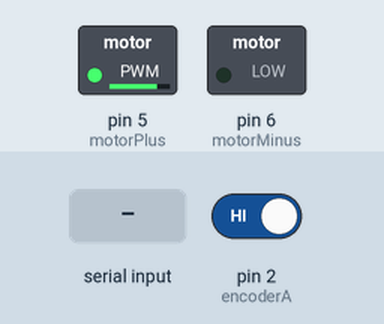
A sketch run on a simulated Arduino Uno, built with avr-gcc and run on an emulated ATmega328P. Shown: switched loads named in the sketch (green lamp = pin HIGH). The test bench sets the inputs (shaded band); at power-on: pin 2 (encoderA) HIGH. What the sketch prints to the serial monitor is not drawn.

Above: at 1.2 s.
1.3 s: "90,45\n" received over Serial
Timing chart, 0 to 4.3 s (numbered marks = the images above; inputs shaded):
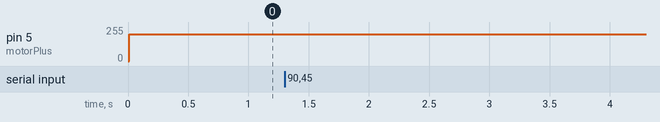

The sketch:

MotorRotatewithSerial_ino.ino
```cpp
/*
 * one cycle rotation
 * suakii@gmail.com
 */
#include <MsTimer2.h>

int pulses;
int encoderA = 2;//아두이노2번핀 -- 모터의 3번핀 Encoder A Phase
int encoderB = 4;//아두이노4번핀 --- 모터의 4번핀 Encoder B Phase
int motorPlus = 5;//아두이노5번핀 -- 모터 드라이버의 A-1A
int motorMinus = 6;//아두이노 6번핀 --모터 드라이버의 A-1B

int total =2100;//모터가 1회전 하기 위한 펄스 수
int rotateNum = 1;
int motorSpeed = 200;//모터 구동 pwm value
void setup() {
  pinMode(encoderA, INPUT_PULLUP);//인코더 값을 읽기 위하여 내부 풀업 저항 사용
  pinMode(encoderB, INPUT_PULLUP);

  /*
   0번은 아두이노에서는 디지털2번핀에 부여된 인터럽트 기능을 말하는 것임
   여기에서의 인터럽트는 소프트웨어적이 아닌 하드웨어 인터럽트를 감지하는 것이며
   마치 윈도우의 callback 함수처럼 2번핀에 신호의 CHANGE가 발생하였을 때(즉 엔코더가 회전하면서 rising, falling)
   특정함 수를 연결하는 것임 여기서는 A_CHANGE
  */
  attachInterrupt(0, A_CHANGE, CHANGE);//
   //attachInterrupt(digitalPinToInterrupt(interruptPin), A_CHANGE, CHANGE);//함수로 핀을 지정해도 됨.

  analogWrite(motorPlus, 0);//초기 모터 정지
  analogWrite(motorMinus, 0);

  Serial.begin(115200);//시리얼로 값을 보내기 위한 작업
  //10ms마다 타이머를 발생시키고 타이머 인터럽트 처리 함수로 motorMove 선택
  MsTimer2::set(10, motorMove);
  MsTimer2::start();
}
bool pulsesChanged = false;
bool isShowMessage = false;

void loop() {
  //시리얼로 모터의 회전수를 받아서 해당 값 만 큼 회전하기 위한 것
  if (Serial.available() > 0) {
    int tempRotateNum = Serial.read() - '0';
    if (tempRotateNum >=1 && tempRotateNum <=10) {

      rotateNum = tempRotateNum;
      Serial.print("object ");
      Serial.println(rotateNum);

      isShowMessage = false;
      pulses = 0;
    }
  }
  delay(100);
}

void motorMove(void) {
  if (pulses == rotateNum*total) {
    analogWrite(motorPlus, 0);//모터 정지
    if (isShowMessage == false) {
        Serial.print(pulses);
        Serial.println(" rotation finish correct");
        isShowMessage = true;
    }
  }
  else {
    if (pulses > rotateNum*total) {
          analogWrite(motorPlus, 0);//모터 정지

          if (isShowMessage == false) {
            Serial.print(pulses);
            Serial.println(" rotation finish over");
            isShowMessage = true;
          }
      }
      else if (pulses < rotateNum*total) {
        analogWrite(motorPlus, motorSpeed);//모터 구동
      }
   }
   if (pulsesChanged) {
        pulsesChanged = false;
    }
}


void A_CHANGE() {
  if ( digitalRead(encoderB) == 0 ) {
    if ( digitalRead(encoderA) == 0 ) {
      // A fall, B is low
      pulses--; // Moving forward
    } else {
      // A rise, B is high
      pulses++; // Moving reverse
    }
  } else {
    if ( digitalRead(encoderA) == 0 ) {
      pulses++; // Moving reverse
    } else {
      // A rise, B is low
      pulses--; // Moving forward
    }
  }
  pulsesChanged = true;

}
```

Measured:
- after the input at 1.3 s, every drawn part: stays the same
